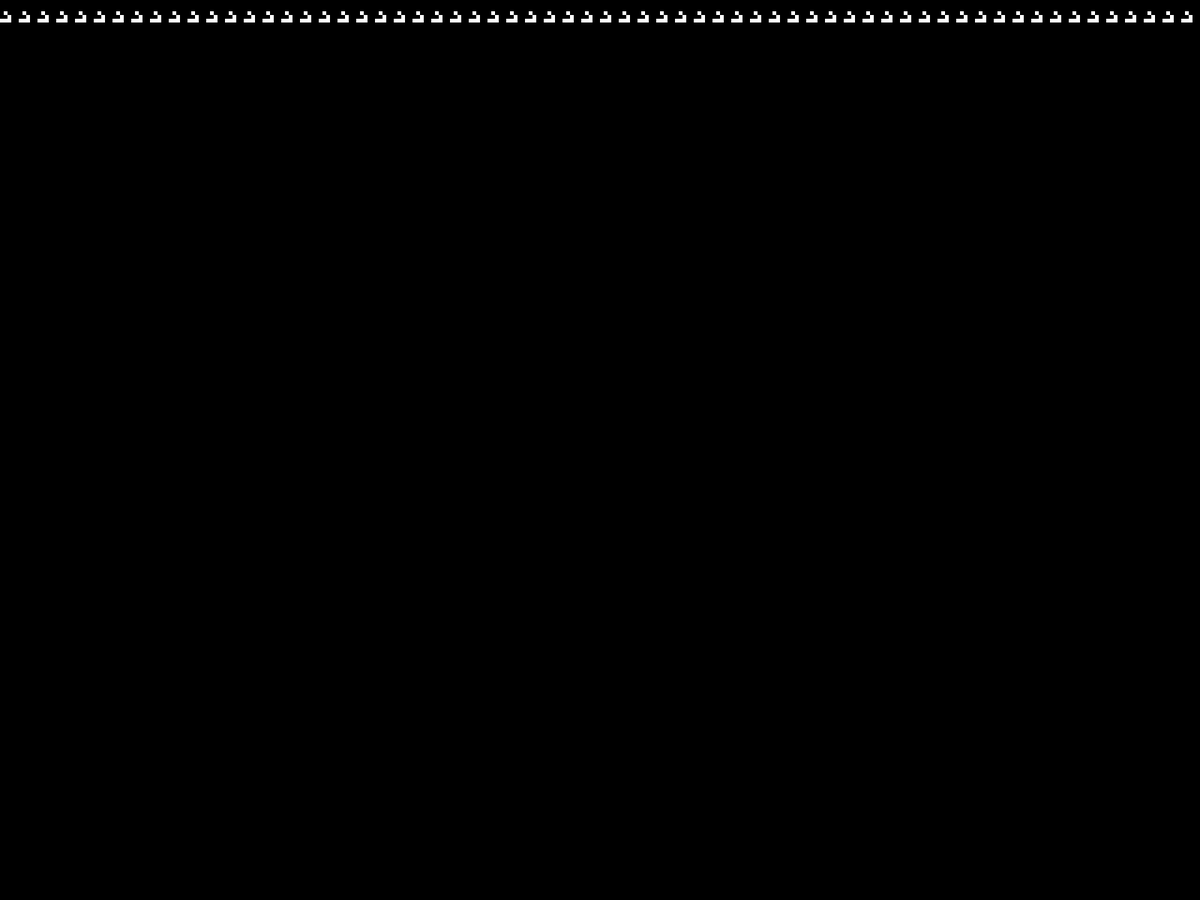
Frame 1 (no input)
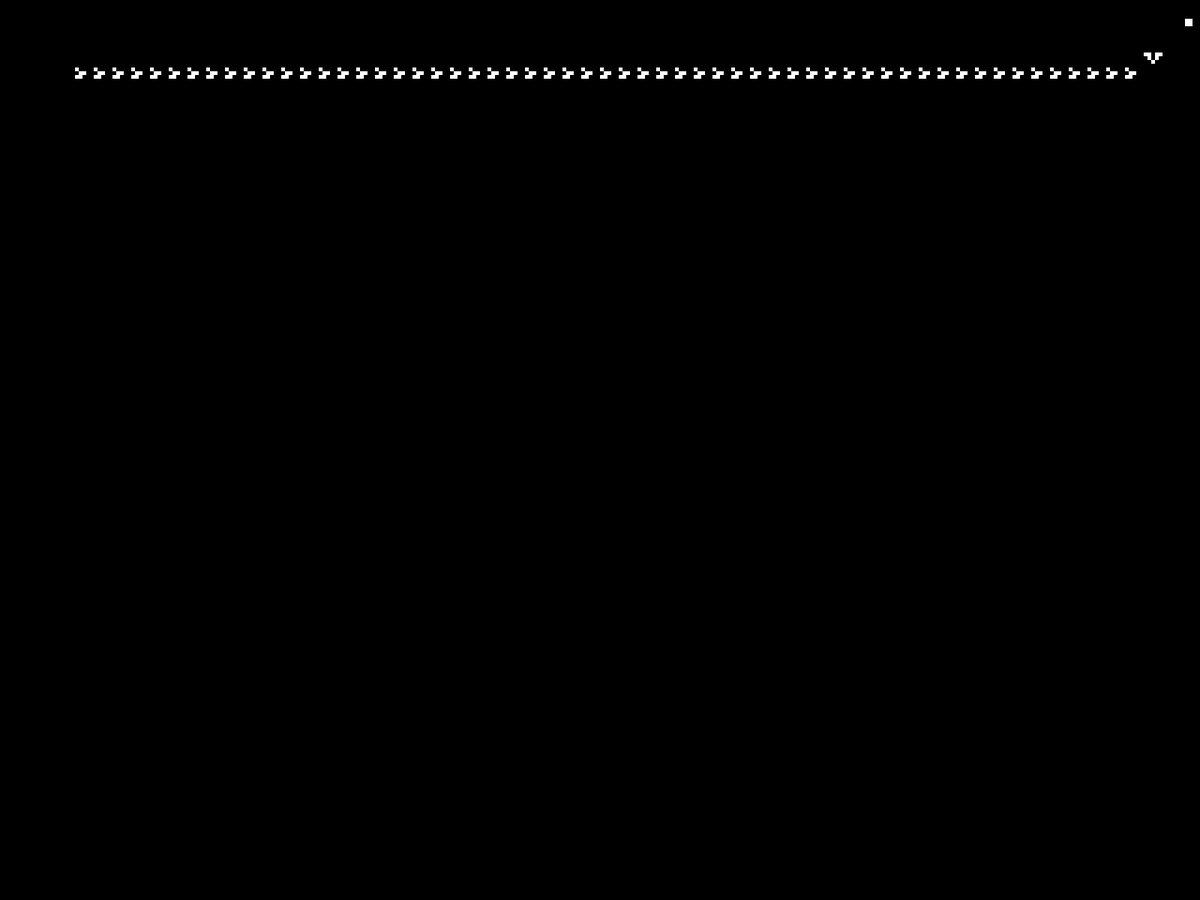
Frame 60 (the mouse pressed at the canvas centre just before this capture)
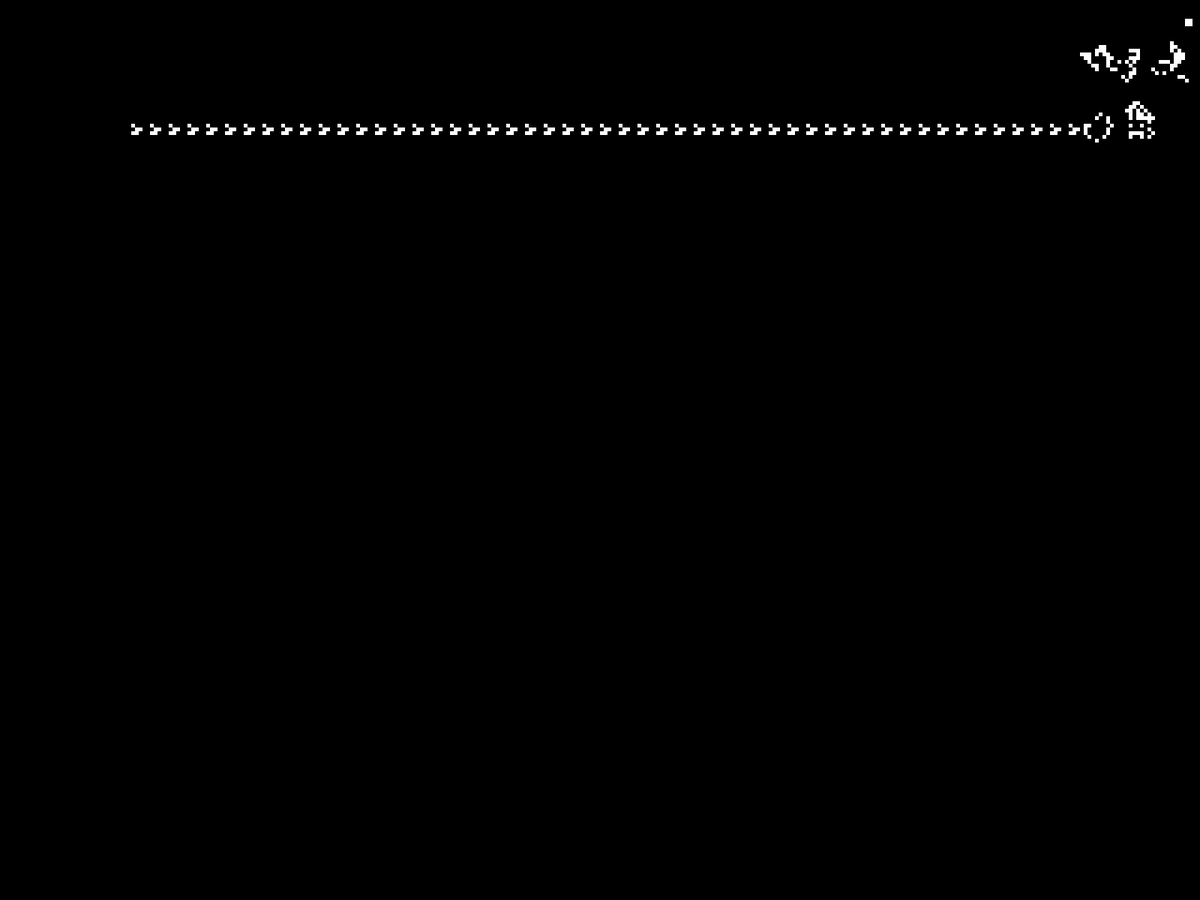
Frame 120 (the mouse held since frame 60 and released just before this capture)

The Processing sketch that drew these frames (run headless with seeded random() and noise(); from frame 60 on, the mouse is pressed at the canvas centre):

// Processing sketch: Conway_s_Game_of_Life
// ── Conway_s_Game_of_Life.pde
int s=5;

int a[][];
int ta[][];

void setup() {
  fullScreen(); //size(800,800);
  a=new int[width/s][height/s];
  ta=new int[width/s][height/s];
  
  for(int x=0; x<width/s; x++) {
    for(int y=0; y<height/s; y++) {
      a[x][y]=0;
      //a[x][y]=round(random(1));
    }
  }
  
  for(int i=0; i<width/s; i+=5) {
    dp(1,i,5);
  }
  //dp(0,5,5);
}

void draw() {
  background(255);
  noStroke();
  for(int x=0; x<width/s; x++) {
    for(int y=0; y<height/s; y++) {
      if(a[x][y]==0) {
        fill(0);
      }
      else {
        fill(255);
      }
      rect(x*(s),y*(s),s,s);  
    }    
  }
  for(int g=0; g<1; g++) {
    generate();
    for(int i=0; i<width/s; i++) {
      for(int j=0; j<height/s; j++) {
        a[i][j]=ta[i][j];  
      }
    }
  }
}

void generate() {
  for(int x=1; x<width/s-1; x++) {
    for(int y=1; y<height/s-1; y++) {
      
      int n=0;
      for(int q=-1; q<2; q++) {
        for(int w=-1; w<2; w++) {
          n+=a[q+x][w+y];  
        }
      }
      n-=a[x][y];
      
      if(n==3) {
        ta[x][y]=1;  
      }
      else if(n>3) {
        ta[x][y]=0;
      }
      else if(n<2) {
        ta[x][y]=0;
      }
      else {
        ta[x][y]=a[x][y];  
      }
    }
  }   
}

void dp(int n,int x,int y) {
  switch(n) {
    case 0:
      a[x][y]=1;
      a[x+1][y]=1;
      a[x-1][y]=1;
    break;
    
    case 1:
      a[x][y]=1;
      
      a[x+1][y-2]=1;
      a[x+1][y]=1;
      
      a[x+2][y-1]=1;
      a[x+2][y]=1;
    break;
    
    case 2:
      
  }
}
